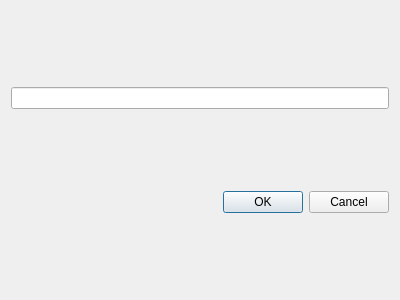
<?xml version="1.0" encoding="UTF-8"?>
<ui version="4.0">
 <class>FindDialog</class>
 <widget class="QDialog" name="FindDialog">
  <property name="geometry">
   <rect>
    <x>0</x>
    <y>0</y>
    <width>400</width>
    <height>300</height>
   </rect>
  </property>
  <property name="windowTitle">
   <string>Find text</string>
  </property>
  <layout class="QVBoxLayout" name="verticalLayout">
   <item>
    <widget class="QLineEdit" name="txt2FindlineEdit"/>
   </item>
   <item>
    <widget class="QDialogButtonBox" name="buttonBox">
     <property name="orientation">
      <enum>Qt::Horizontal</enum>
     </property>
     <property name="standardButtons">
      <set>QDialogButtonBox::Cancel|QDialogButtonBox::Ok</set>
     </property>
    </widget>
   </item>
  </layout>
 </widget>
 <resources/>
 <connections>
  <connection>
   <sender>buttonBox</sender>
   <signal>accepted()</signal>
   <receiver>FindDialog</receiver>
   <slot>accept()</slot>
   <hints>
    <hint type="sourcelabel">
     <x>248</x>
     <y>254</y>
    </hint>
    <hint type="destinationlabel">
     <x>157</x>
     <y>274</y>
    </hint>
   </hints>
  </connection>
  <connection>
   <sender>buttonBox</sender>
   <signal>rejected()</signal>
   <receiver>FindDialog</receiver>
   <slot>reject()</slot>
   <hints>
    <hint type="sourcelabel">
     <x>316</x>
     <y>260</y>
    </hint>
    <hint type="destinationlabel">
     <x>286</x>
     <y>274</y>
    </hint>
   </hints>
  </connection>
 </connections>
</ui>
